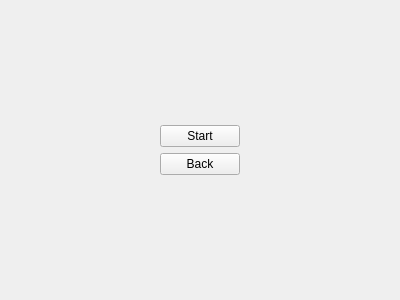
<?xml version="1.0" encoding="UTF-8"?>
<ui version="4.0">
 <class>NewGame</class>
 <widget class="QWidget" name="NewGame">
  <property name="geometry">
   <rect>
    <x>0</x>
    <y>0</y>
    <width>400</width>
    <height>300</height>
   </rect>
  </property>
  <property name="windowTitle">
   <string>Form</string>
  </property>
  <layout class="QVBoxLayout" name="verticalLayout">
   <item>
    <spacer name="verticalSpacer">
     <property name="orientation">
      <enum>Qt::Vertical</enum>
     </property>
     <property name="sizeHint" stdset="0">
      <size>
       <width>20</width>
       <height>78</height>
      </size>
     </property>
    </spacer>
   </item>
   <item>
    <layout class="QHBoxLayout" name="horizontalLayout_3">
     <item>
      <spacer name="horizontalSpacer_4">
       <property name="orientation">
        <enum>Qt::Horizontal</enum>
       </property>
       <property name="sizeHint" stdset="0">
        <size>
         <width>40</width>
         <height>20</height>
        </size>
       </property>
      </spacer>
     </item>
     <item>
      <layout class="QVBoxLayout" name="verticalLayout_3">
       <item>
        <widget class="QPushButton" name="m_startButton">
         <property name="text">
          <string>Start</string>
         </property>
        </widget>
       </item>
       <item>
        <widget class="QPushButton" name="m_backButton">
         <property name="text">
          <string>Back</string>
         </property>
        </widget>
       </item>
      </layout>
     </item>
     <item>
      <spacer name="horizontalSpacer_3">
       <property name="orientation">
        <enum>Qt::Horizontal</enum>
       </property>
       <property name="sizeHint" stdset="0">
        <size>
         <width>40</width>
         <height>20</height>
        </size>
       </property>
      </spacer>
     </item>
    </layout>
   </item>
   <item>
    <spacer name="verticalSpacer_2">
     <property name="orientation">
      <enum>Qt::Vertical</enum>
     </property>
     <property name="sizeHint" stdset="0">
      <size>
       <width>20</width>
       <height>78</height>
      </size>
     </property>
    </spacer>
   </item>
  </layout>
 </widget>
 <resources/>
 <connections/>
</ui>
